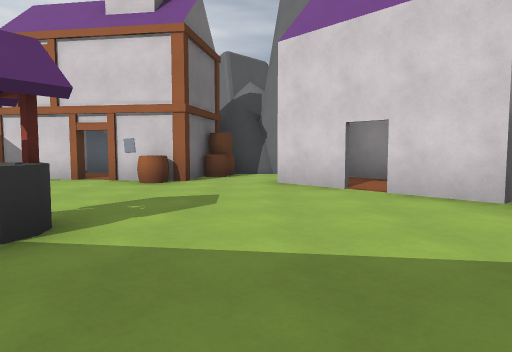
view 1 (above)

24 first-person views from a walk through a Godot game level. The camera is 1.2 m above the floor, tilts 4° down and sees 70° across. Doors that lead somewhere are drawn open, without their leaves. The floor is counted in squares, 2 m on a side. Each view is taken from the middle of a square. On the plan, view 1 faces up. The plan holds only what a view shows up to about 10 squares ahead; the rest is blank. The place goes on beyond the plan. Surface patterns are stand-ins for the level's own textures.

view 2
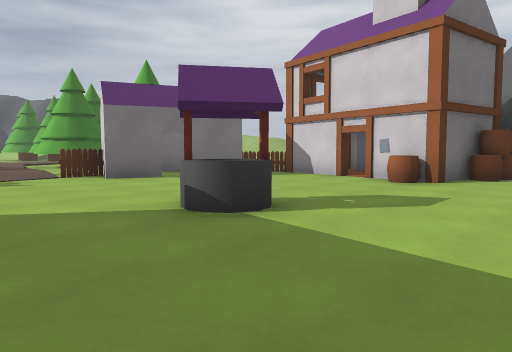

view 3
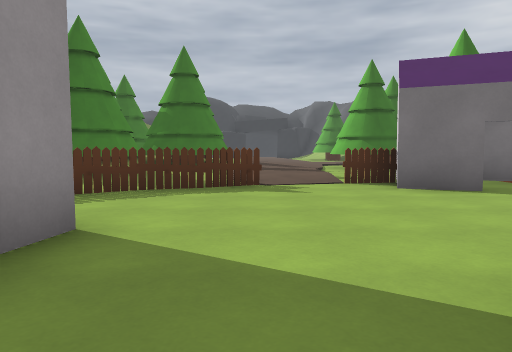

view 4
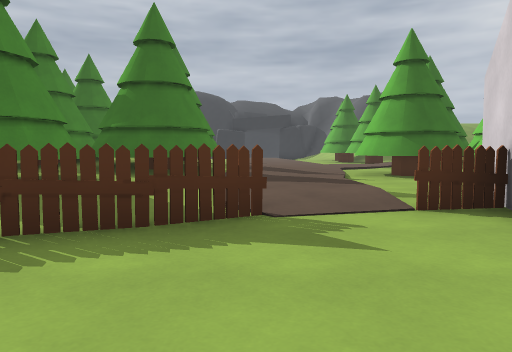

view 5
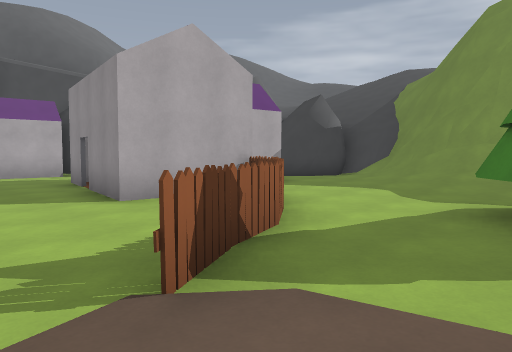

view 6
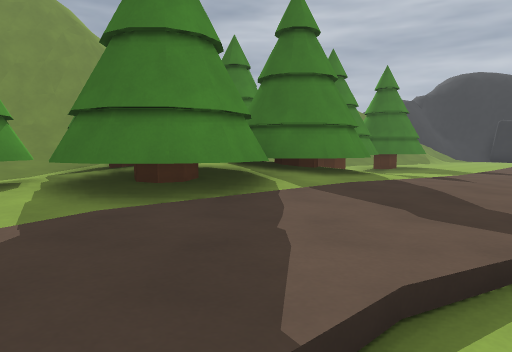

view 7
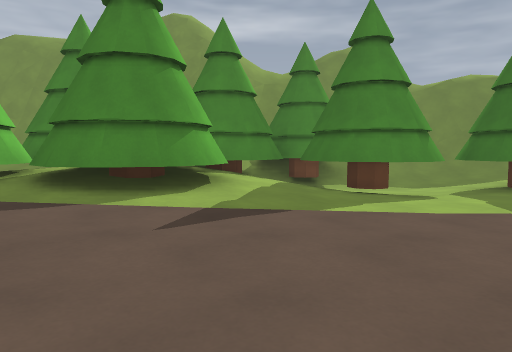

view 8
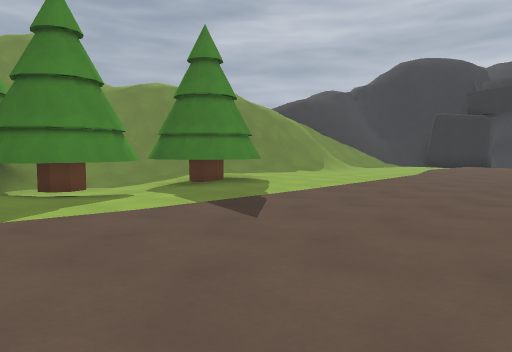

view 9
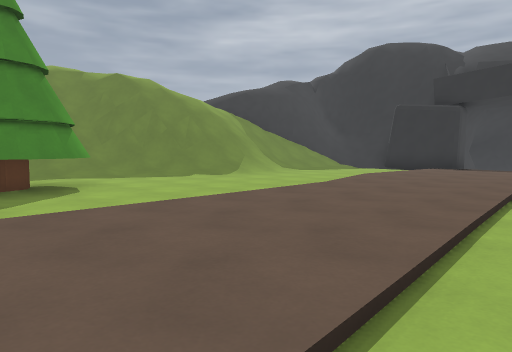

view 10
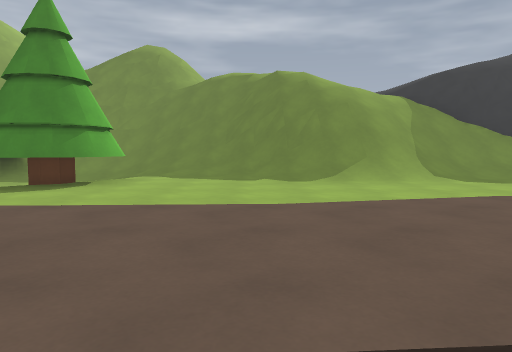

view 11
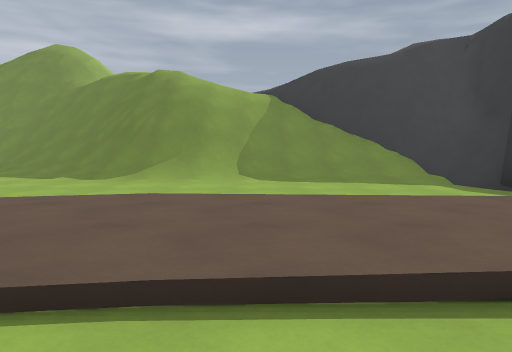

view 12
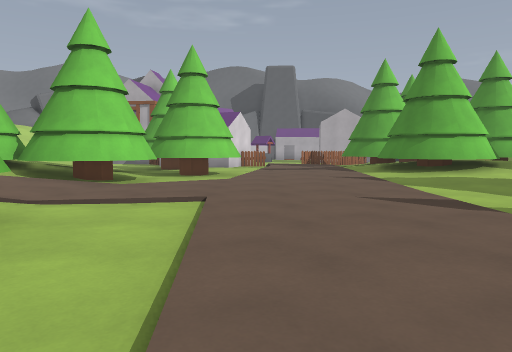

view 13
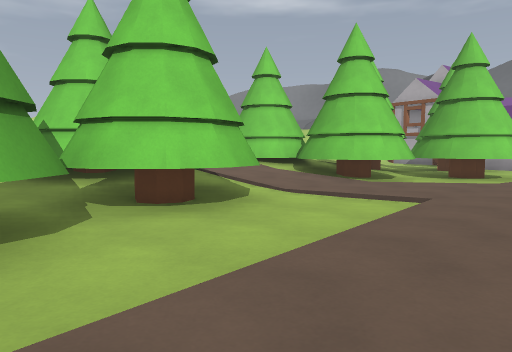

view 14
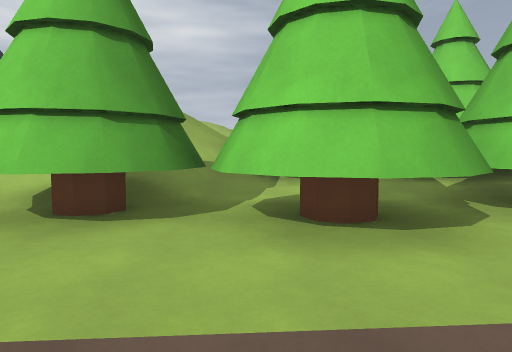

view 15
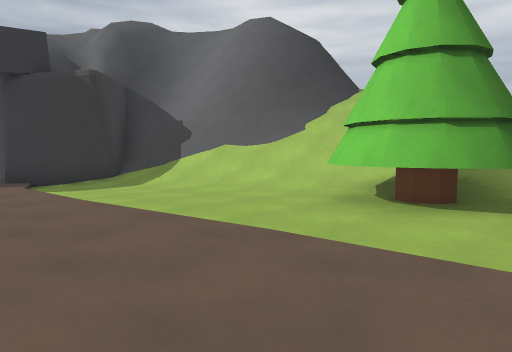

view 16
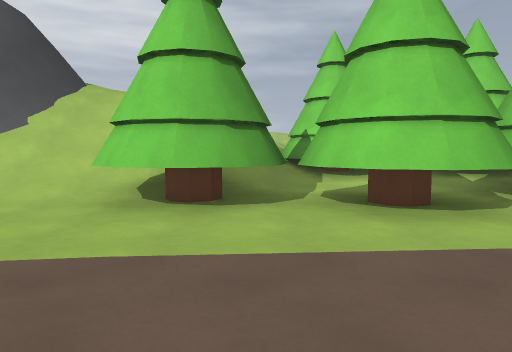

view 17
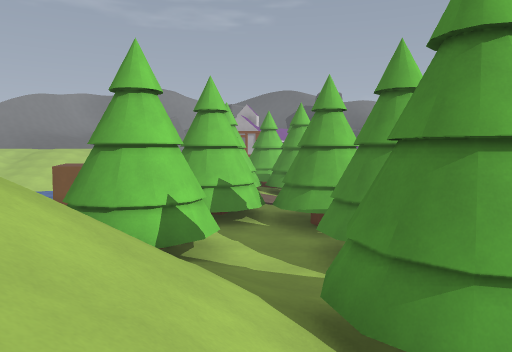

view 18
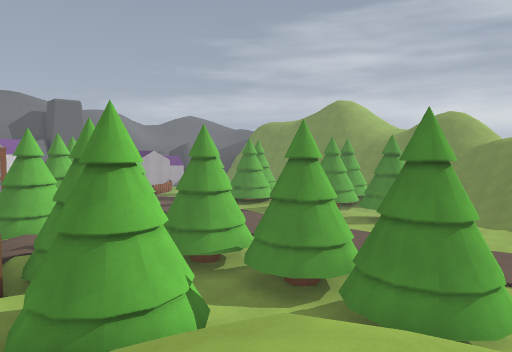

view 19
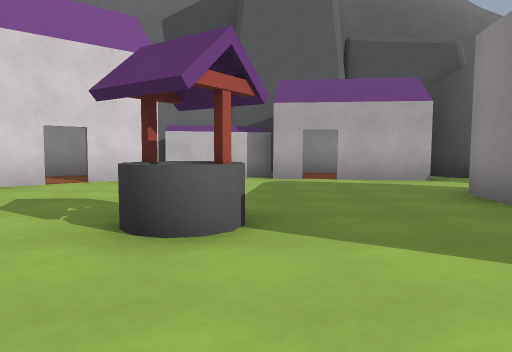

view 20
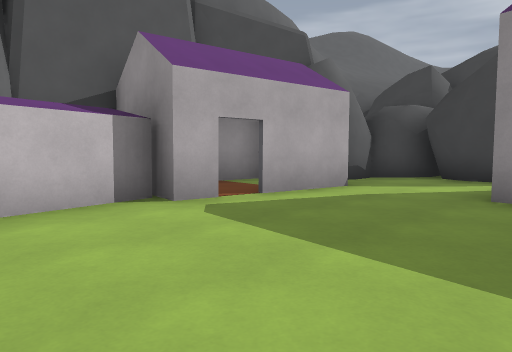

view 21
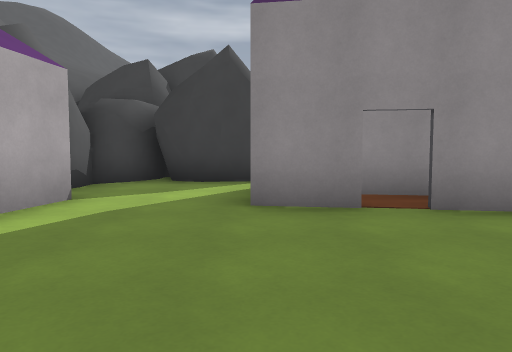

view 22
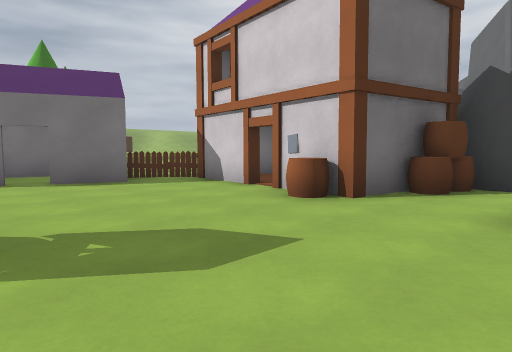

view 23
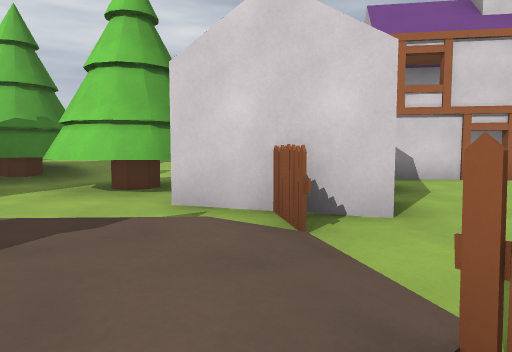

view 24
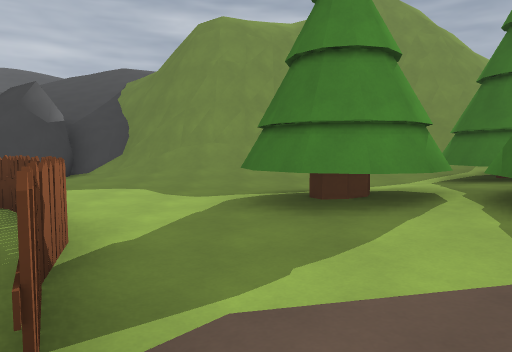

### Floor plan
Key: @ floor where view 1 was taken; # wall or solid block; x gap in a wall; . main floor; : floor 0.5 m higher than the main floor; - floor 0.5 m lower than the main floor; + floor 0.75 m higher than the main floor; _ floor 0.75 m lower than the main floor; * floor 4 m higher than the main floor; % floor 4.5 m higher than the main floor; & floor 4.75 m higher than the main floor; / step, stairs or slope; = window, fence, low wall or low ledge; ^ raised ledge; v drop or lower ground; H house; B barrel; W well; F fence; T pine tree; C cabin; R rock.
Columns run from 35 left of view 1 to 5 right of it. Each row starts with its distance up from view 1.
 12        %       CC
 11      =& /// T++CC
 10     /#/////TT TT/++T          #HHH###
  9     /#/////TT:TT  +TT++:      H## B.#
  8    vv#/////...TT:++TT TT.   .FHH# B. ##
  7   ####//:TT.T.TT.::T  TT.   FF..HBH.HH##
  6  ###///.TTTTTTTT...TTTTTTTTH.H......H.H#
  5  ##/.....T.TTT.T....TTTT.TTH.H.......HH
  4  #...................TTT..HHHH........HH^
  3  x.........................FH....W....H
  2    ..................:...::......W....HH#
  1     .................:::::..F.........HHH
  0    .................TT:TT...F......@..H.#
 -1   .................:TTTTTT..FF.HHHHH.HH #
 -2  #...........TT.TT.:TTTTTTTT.FFH HH ..RRR
 -3  //..........TTTTTTTT TTTTTT...     ..R
 -4  ////./////... -   TT TTT. .....H  ####
 -5 #/#/////////..-__TTT    :........H   ###
 -6 #####/////=///--_TTT  //+::++::.##    ##v
 -7                 //    ///  ###=/#*
 -8                       =/=  #v###v    R
 -9                       ###   vv      RR
-10                             /v

Positions as (right, up) in squares from view 1, and headings:
1: (0, 0), facing up
2: (1, 0), facing up-left
3: (-1, 1), facing left
4: (-4, 1), facing left
5: (-9, 2), facing down-right
6: (-9, 3), facing down-left
7: (-16, 4), facing down
8: (-16, 4), facing down-left
9: (-20, 4), facing down-left
10: (-25, 4), facing down
11: (-29, 4), facing down
12: (-23, 3), facing right
13: (-23, 2), facing up-right
14: (-24, 2), facing up
15: (-24, 1), facing up-left
16: (-25, 1), facing up
17: (-29, 8), facing right
18: (-28, 12), facing down-right
19: (-5, 2), facing right
20: (-1, 4), facing down-right
21: (0, 3), facing down
22: (1, 3), facing up-left
23: (-8, 0), facing up
24: (-8, 2), facing down
